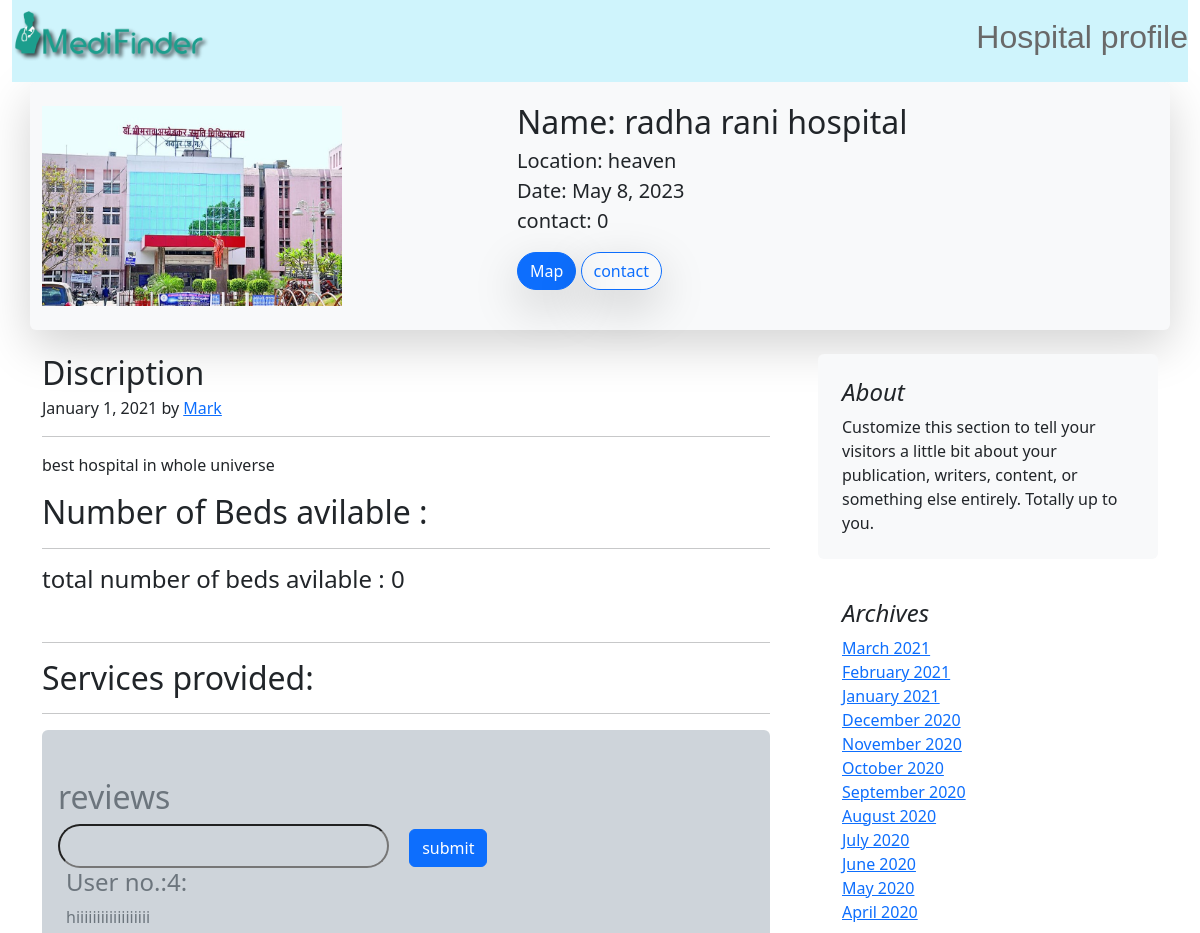
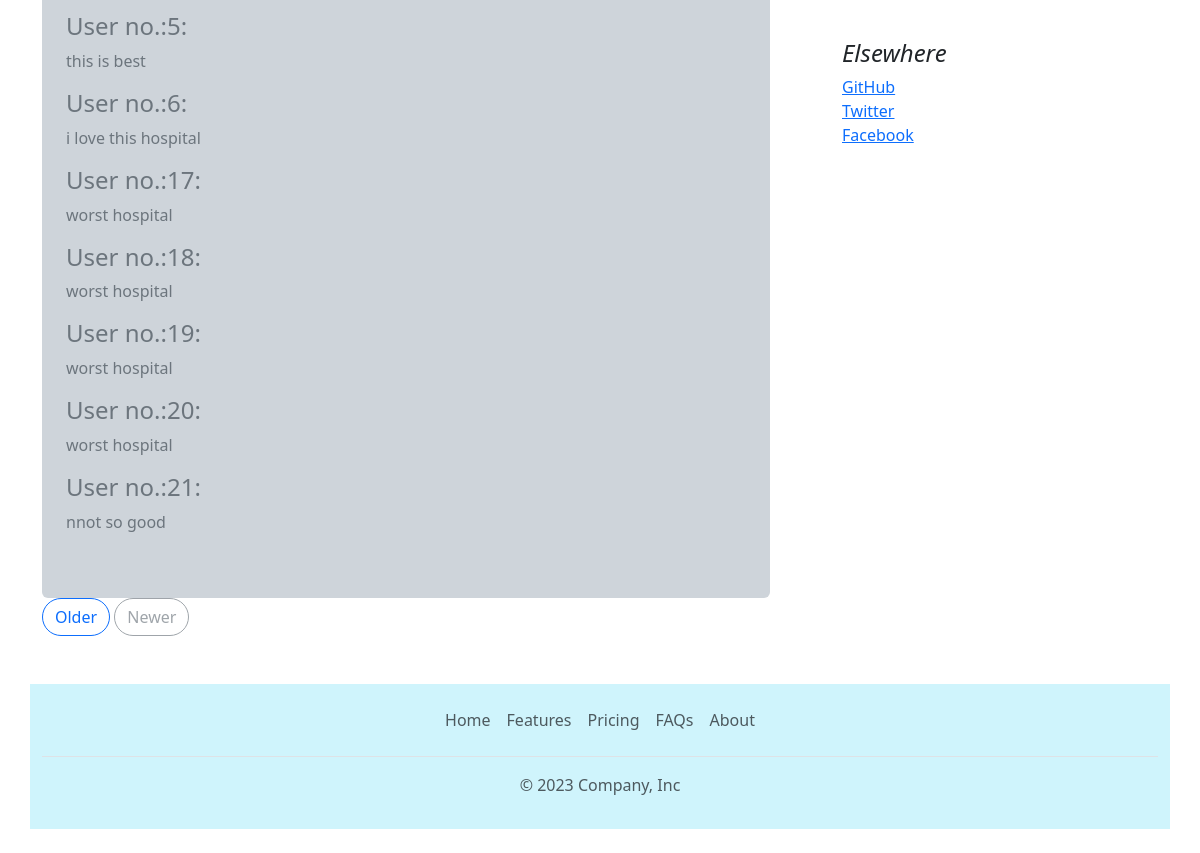
The page /hos_profile/2 on the database its author committed (2 pictures, top to bottom).
### hospital/models.py (models this page shows, shortened)
class hos_list(models.Model):
    hos_name = models.CharField(max_length=50)
    location =models.CharField(max_length=50)
    desc = models.CharField(max_length=1000)
    date = models.DateField()
    image = models.ImageField(upload_to="hospital/images")
    services = models.CharField(max_length=1000,default="")
    contact = models.IntegerField(default=0)
    hos_beds = models.IntegerField(default=0)

class reviews(models.Model):
    reviewm = models.CharField(max_length=300)

### hospital/views.py (the view)
# urls.py: path('hos_profile/<int:id>',hos_profile, name='hos_profile'),
def hos_profile(request,id):
    hoslist = hos_list.objects.filter(id=id)
    if request.method == "POST":
        reviews1 = request.POST.get("reviews")
        re = reviews(reviewm=reviews1)
        re.save()
    rev = reviews.objects.all()
    return render(request,"hos_profile.html",{"hoslist":hoslist[0],"rev":rev[:]})

### template/hos_profile.html (shortened to what this page needs)
<!doctype html>
<html lang="en">
  <head>
    <link href="https://cdn.jsdelivr.net/npm/bootstrap@5.3.0-alpha3/dist/css/bootstrap.min.css" rel="stylesheet">
  </head>
  <body style="background-color:rgb(255, 255, 255)  ;">
    {% load static %}
<div class="container-fluid">
    <nav class="navbar bg-info-subtle ">
      <img src="{% static 'mf2ds.png' %}" width="200" alt="">
      <h2 style="font-family: Verdana, Geneva, Tahoma, sans-serif; color: dimgray;"> Hospital profile</h2>
      </nav>
</div>
<div class="container py-4 bg-light shadow-lg rounded-2">
<div class="row featurette" >
    <div class="col-md-7 order-md-2 " >
      <h2 class="featurette-heading fw-normal lh-1">Name: {{hoslist.hos_name}} </h2>
      <p class="lead">Location: {{hoslist.location}} <br>Date: {{hoslist.date}} <br> contact: {{hoslist.contact}} <br></p>
      <a class="btn btn-primary rounded-pill shadow-lg" href="#">Map</a>
      <a class="btn btn-outline-primary rounded-pill shadow-lg">contact</a>
    </div>
    <div class="col-md-5 order-md-1">
      <img src="/media/{{hoslist.image}}" width="300" height="200" alt="">
    </div>
  </div>
</div>
<div class="container">
<div class="row g-5">
  <div class="col-md-8">
    <article class="blog-post py-4">
      <h2 class="blog-post-title mb-1">Discription</h2>
      <p class="blog-post-meta">January 1, 2021 by <a href="#">Mark</a></p>
      <hr>
      <p>{{hoslist.desc}}</p>
      <h2 class="blog-post-title mb-1">Number of Beds avilable :</h2>
      <hr>
      <h4>total number of beds avilable : {{hoslist.hos_beds}}</h4>
      <br>
      <hr>
      <h2 class="blog-post-title mb-1">Services provided:</h2>
      <hr>
      <div class="flex py-5 bg-dark-subtle text-secondary rounded-2">
        <form action="" method="post">
      <h2 class="a mx-3">reviews</h2>
      <input type="text" name="reviews" id="reviews" class="px-5 mx-3 rounded-pill bg-dark-subtle py-2">
      <button type="submit" class="btn btn-primary">submit</button>
     </form>
     {% for i in rev %}
     <h4 class="px-4"> User no.:{{i.id}}: </h4>
     <p class=" px-4">{{i.reviewm}}</p>
     {% endfor %}
     </div>
    <nav class="blog-pagination" aria-label="Pagination">
      <a class="btn btn-outline-primary rounded-pill" href="#">Older</a>
      <a class="btn btn-outline-secondary rounded-pill disabled">Newer</a>
    </nav>
  </div>
  <div class="col-md-4 py-4">
    <div class="position-sticky" style="top: 2rem;">
      <div class="p-4 mb-3 bg-body-tertiary rounded">
        <h4 class="fst-italic">About</h4>
        <p class="mb-0">Customize this section to tell your visitors a little bit about your publication, writers, content, or something else entirely. Totally up to you.</p>
      </div>
      <div class="p-4">
        <h4 class="fst-italic">Archives</h4>
        <ol class="list-unstyled mb-0">
          <li><a href="#">March 2021</a></li>
          <li><a href="#">February 2021</a></li>
          <li><a href="#">January 2021</a></li>
          <li><a href="#">December 2020</a></li>
          <li><a href="#">November 2020</a></li>
          <li><a href="#">October 2020</a></li>
          <li><a href="#">September 2020</a></li>
          <li><a href="#">August 2020</a></li>
          <li><a href="#">July 2020</a></li>
          <li><a href="#">June 2020</a></li>
          <li><a href="#">May 2020</a></li>
          <li><a href="#">April 2020</a></li>
        </ol>
      </div>
      <div class="p-4">
        <h4 class="fst-italic">Elsewhere</h4>
        <ol class="list-unstyled">
          <li><a href="#">GitHub</a></li>
          <li><a href="#">Twitter</a></li>
          <li><a href="#">Facebook</a></li>
        </ol>
      </div>
    </div>
  </div>
</div>
</div>
<div class="container bg-info-subtle">
<footer class="py-3 my-4">
    <ul class="nav justify-content-center border-bottom pb-3 mb-3">
      <li class="nav-item"><a href="{% url 'home' %}" class="nav-link px-2 text-body-secondary">Home</a></li>
      <li class="nav-item"><a href="#" class="nav-link px-2 text-body-secondary">Features</a></li>
      <li class="nav-item"><a href="#" class="nav-link px-2 text-body-secondary">Pricing</a></li>
      <li class="nav-item"><a href="#" class="nav-link px-2 text-body-secondary">FAQs</a></li>
      <li class="nav-item"><a href="#" class="nav-link px-2 text-body-secondary">About</a></li>
    </ul>
    <p class="text-center text-body-secondary">© 2023 Company, Inc</p>
  </footer>
  </div>
  </body>
</html>

### rows shown on the page
hos_list: hos_name "radha rani hospital", location "heaven", date "May 8, 2023", contact "0", image (picture), desc "best hospital in whole universe", hos_beds "0"
reviews: id "4", reviewm "hiiiiiiiiiiiiiiiiii"
reviews: id "5", reviewm "this is best"
reviews: id "6", reviewm "i love this hospital"
reviews: id "17", reviewm "worst hospital"
reviews: id "18", reviewm "worst hospital"
reviews: id "19", reviewm "worst hospital"
reviews: id "20", reviewm "worst hospital"
reviews: id "21", reviewm "nnot so good"
